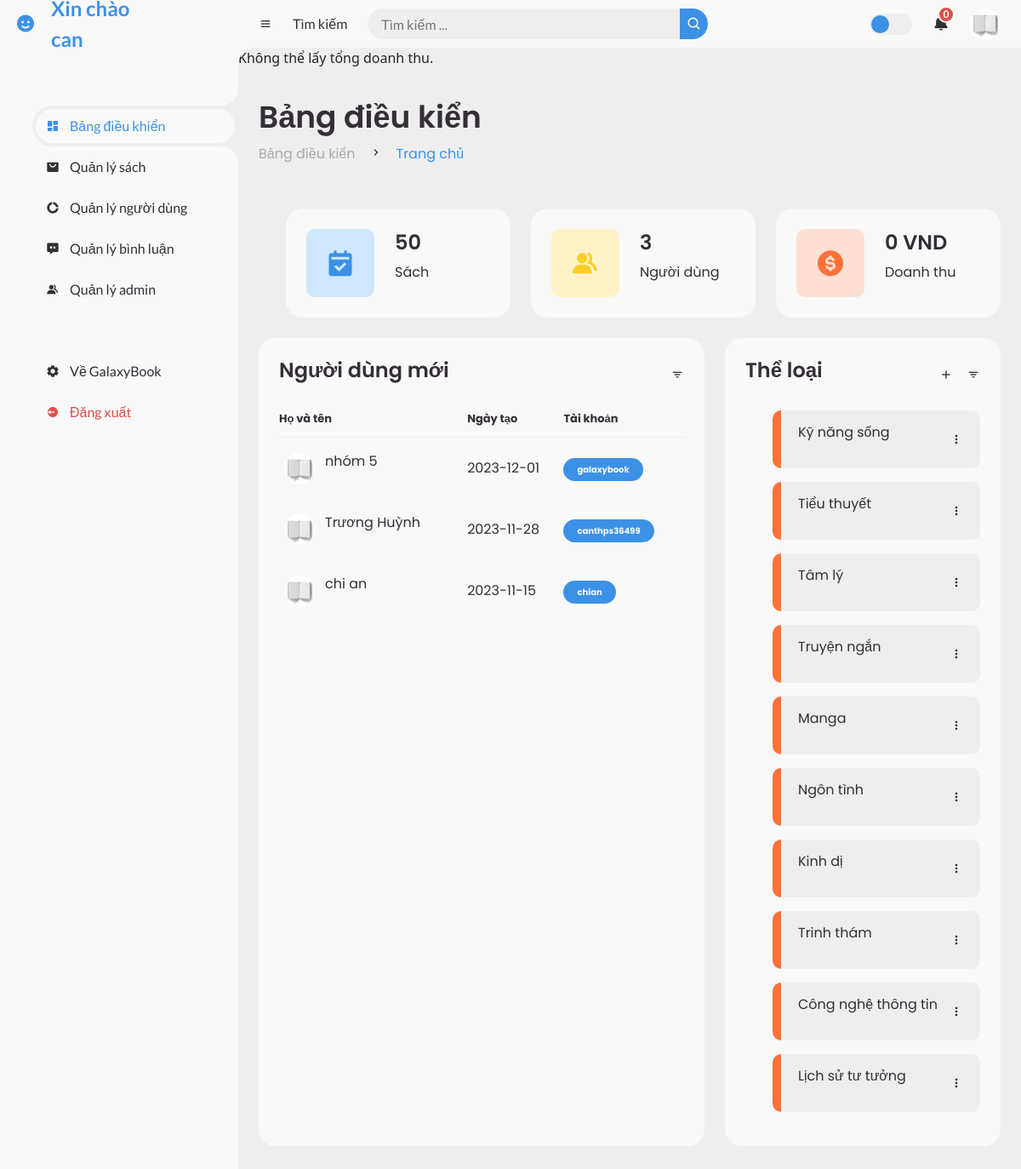
Page /index.php?pg=ad&active=home (signed in) on the earlier database version.
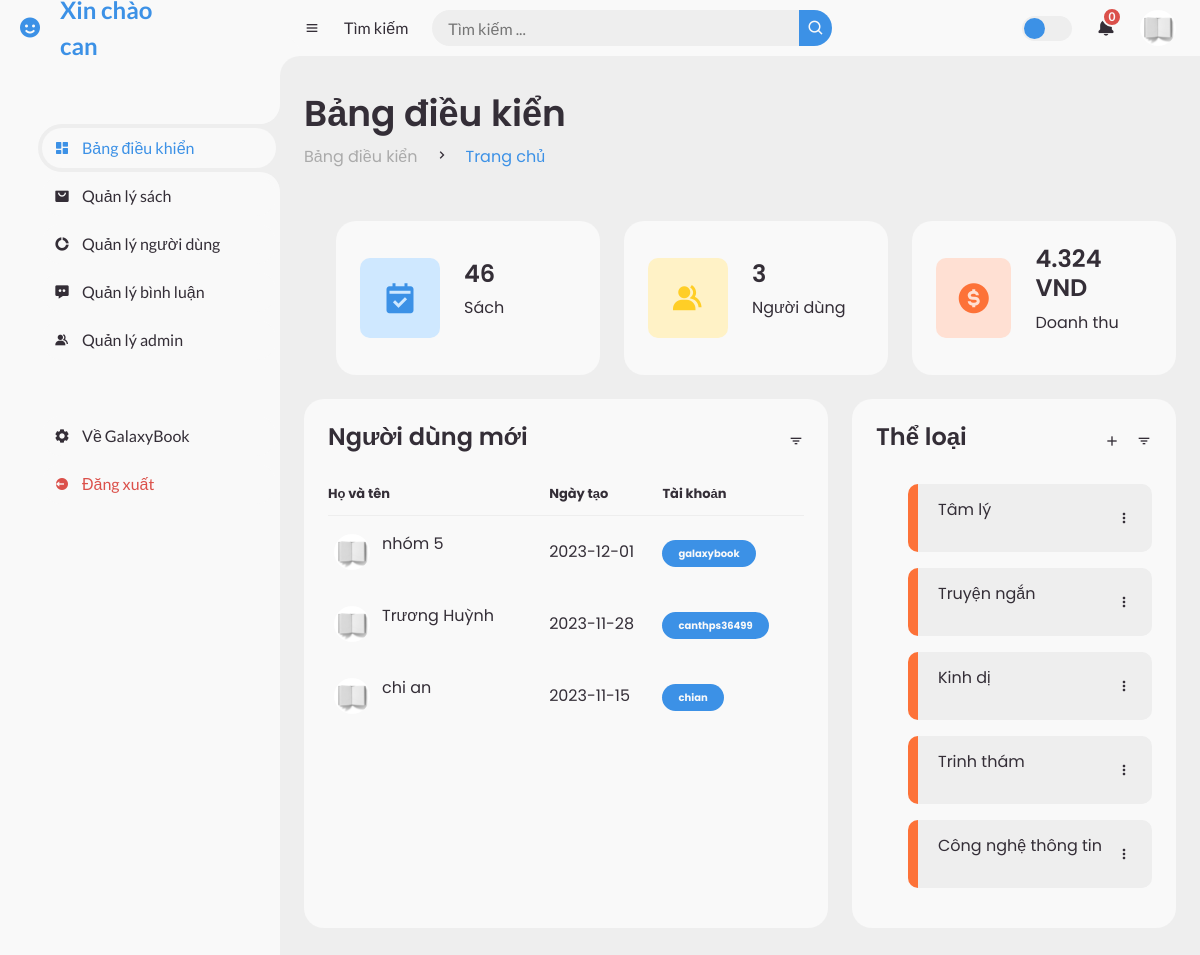
Same page on the later database version.
### tables this page shows
CREATE TABLE `nguoidung` (
  `Id` int(5) NOT NULL,
  `HoVaTen` varchar(100) NOT NULL,
  `Avatar` varchar(255) DEFAULT 'avatar1.jpg',
  `DiaChi` varchar(255) NOT NULL,
  `Email` varchar(255) NOT NULL,
  `SDT` varchar(10) NOT NULL,
  `TaiKhoan` varchar(255) NOT NULL,
  `MatKhau` varchar(32) NOT NULL COMMENT 'dùng hàm md5 mã hóa',
  `NgayTao` date NOT NULL,
  `VaiTro` int(1) DEFAULT 0 COMMENT '0 site, 1 admin'
);

CREATE TABLE `theloai` (
  `Id` int(5) NOT NULL,
  `TenTheLoai` varchar(255) NOT NULL
);

### admin/model/m_bill.php (called while the page is built, shortened)
<?php
function getTotalRevenue() {
    $conn = pdo_get_connection();
    if ($conn) {
        try {
            $sql = "SELECT SUM(hoadonchitiet.Gia * hoadonchitiet.SoLuong) as totalRevenue
                    FROM hoadonchitiet";
            $stmt = $conn->query($sql);
            $result = $stmt->fetch(PDO::FETCH_ASSOC);
            return $result['totalRevenue'];
        } catch (PDOException $e) {
            echo "Lỗi truy vấn: " . $e->getMessage();
            return null;
        }
    } else {
        return null;
    }
}
?>

### admin/view/index.php (called while the page is built, shortened)
<?php
include('admin/model/m_book.php');
include('admin/model/m_user.php');
include('admin/model/m_bill.php');
include('admin/view/header.php');
include('admin/view/' . $active . '.php');
include('admin/view/footer.php');
?>

### admin/model/m_book.php (called while the page is built, shortened)
<?php
function getBookCount()
{
    $conn = pdo_get_connection();
    if ($conn) {
        try {
            $sql = "SELECT COUNT(*) as total FROM sach";
            $stmt = $conn->query($sql);
            $result = $stmt->fetch(PDO::FETCH_ASSOC);
            return $result['total'];
        } catch (PDOException $e) {
            echo "Lỗi truy vấn: " . $e->getMessage();
            return null;
        }
    } else {
        return null;
    }
}
?>

### admin/model/m_user.php (called while the page is built, shortened)
<?php
function getUserCount() {
    $conn = pdo_get_connection();
    if ($conn) {
        try {
            $sql = "SELECT COUNT(*) as total FROM nguoidung WHERE VaiTro=0";
            $stmt = $conn->query($sql);
            $result = $stmt->fetch(PDO::FETCH_ASSOC);
            return $result['total'];
        } catch (PDOException $e) {
            echo "Lỗi truy vấn: " . $e->getMessage();
            return null;
        }
    } else {
        return null;
    }
}
function getNewlyRegisteredUsers() {
    $conn = pdo_get_connection();
    if ($conn) {
        try {
            $sql = "SELECT * FROM nguoidung WHERE VaiTro=0 ORDER BY NgayTao DESC LIMIT 10";
            $stmt = $conn->query($sql);
            $result = $stmt->fetchAll(PDO::FETCH_ASSOC);
            return $result;
        } catch (PDOException $e) {
            echo "Lỗi truy vấn: " . $e->getMessage();
            return null;
        }
    } else {
        return null;
    }
}
?>

### model/pdo.php (called while the page is built, shortened)
<?php
function pdo_get_connection() {
    $host = "localhost";
    $dbname = "galaxybook";
    $username = 'root';
    $password = '';
    $dburl = "mysql:host=".$host.";dbname=".$dbname.";charset=utf8";
    try {
        $conn = new PDO($dburl, $username, $password);
        $conn->setAttribute(PDO::ATTR_ERRMODE, PDO::ERRMODE_EXCEPTION);
        return $conn;
    } catch (PDOException $e) {
        echo "Lỗi kết nối: " . $e->getMessage();
        return null;
    }
}
function pdo_query($sql, $params = array()) {
    try {
        $conn = pdo_get_connection();
        $stmt = $conn->prepare($sql);
        $stmt->execute($params);
        $rows = $stmt->fetchAll();
        return $rows;
    } catch (PDOException $e) {
        throw $e;
    } finally {
        unset($conn);
    }
}

### model/m_book.php (called while the page is built, shortened)
<?php
include_once("pdo.php");
function catelogry_get()
{
   $sql = "SELECT * FROM theloai ORDER BY Id DESC";
   return pdo_query($sql);
}
?>

### admin/view/dashboard.php (the view, shortened to what the changed rows need)
<?php
$userCount = getUserCount();
$bookCount = getBookCount();
$totalRevenue = getTotalRevenue();
if ($totalRevenue == null) {
    $totalRevenue = 0;
    echo "Không thể lấy tổng doanh thu.";
}
$listUser = getNewlyRegisteredUsers();
?>
<main>
    <div class="head-title">
        <div class="left">
            <h1>Bảng điều kiển</h1>
            <ul class="breadcrumb">
                <li>
                    <a href="index.php?pg=ad&active=home">Bảng điều kiển</a>
                </li>
                <li><i class='bx bx-chevron-right'></i></li>
                <li>
                    <a class="active" href="index.php?pg=ad&active=home">Trang chủ</a>
                </li>
            </ul>
        </div>
    </div>
    <ul class="box-info">
        <li>
            <i class='bx bxs-calendar-check'></i>
            <span class="text">
                <h3><?=$bookCount?></h3>
                <p>Sách</p>
            </span>
        </li>
        <li>
            <i class='bx bxs-group'></i>
            <span class="text">
                <h3><?=$userCount?></h3>
                <p>Người dùng</p>
            </span>
        </li>
        <li>
            <i class='bx bxs-dollar-circle'></i>
            <span class="text">
                <h3><?=number_format($totalRevenue,0,',','.')?> VND</h3>
                <p>Doanh thu</p>
            </span>
        </li>
    </ul>
    <div class="table-data">
        <div class="order">
            <div class="head">
                <h3>Người dùng mới</h3>
                <i class='bx bx-filter'></i>
            </div>
            <table>
                <thead>
                    <tr>
                        <th>Họ và tên</th>
                        <th>Ngày tạo</th>
                        <th>Tài khoản</th>
                    </tr>
                </thead>
                <tbody>
                    <?php
                    foreach ($listUser as $user):
                        ?>
                        <tr>
                            <td>
                                <img src="upload/avatar/<?= $user['Avatar'] ?>">
                                <p>
                                    <?= $user['HoVaTen'] ?>
                                </p>
                            </td>
                            <td>
                                <?= $user['NgayTao'] ?>
                            </td>
                            <td><span class="status completed">
                                    <?= $user['TaiKhoan'] ?>
                                </span></td>
                        </tr>
                    <?php endforeach; ?>
                </tbody>
            </table>
        </div>
        <div class="todo">
            <div class="head">
                <h3>Thể loại</h3>
                <i class='bx bx-plus'></i>
                <i class='bx bx-filter'></i>
            </div>
            <ul class="todo-list">
                <?php
                $dstheloai = catelogry_get();
                foreach ($dstheloai as $theloai): ?>
                    <li class="not-completed">
                        <p><?= $theloai['TenTheLoai'] ?></p>
                        <i class='bx bx-dots-vertical-rounded'></i>
                    </li>
                <?php endforeach; ?>
            </ul>
        </div>
    </div>
</main>

Differences in the rows shown:
removed theloai: TenTheLoai "Kỹ năng sống"
removed theloai: TenTheLoai "Tiểu thuyết"
removed theloai: TenTheLoai "Manga"
removed theloai: TenTheLoai "Ngôn tình"
removed theloai: TenTheLoai "Lịch sử tư tưởng"
Other differences:
$bookCount: "50" → "46"
$totalRevenue: "0" → "4.324"
text no longer shown: "Không thể lấy tổng doanh thu."
